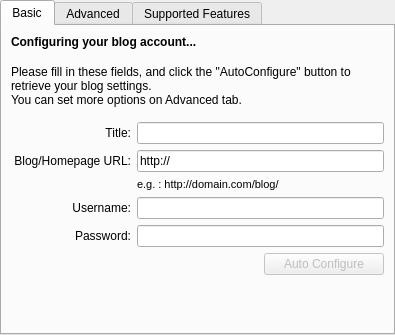
<ui version="4.0" >
 <class>AddEditBlogBase</class>
 <widget class="KTabWidget" name="AddEditBlogBase" >
  <property name="geometry" >
   <rect>
    <x>0</x>
    <y>0</y>
    <width>395</width>
    <height>335</height>
   </rect>
  </property>
  <property name="currentIndex" >
   <number>0</number>
  </property>
  <widget class="QWidget" name="tabBasic" >
   <attribute name="title" >
    <string>Basic</string>
   </attribute>
   <layout class="QGridLayout" name="gridLayout_2" >
    <item row="0" column="0" colspan="3" >
     <widget class="QLabel" name="label_18" >
      <property name="font" >
       <font>
        <weight>75</weight>
        <bold>true</bold>
       </font>
      </property>
      <property name="text" >
       <string>Configuring your blog account...</string>
      </property>
      <property name="buddy" >
       <cstring>txtUrl</cstring>
      </property>
     </widget>
    </item>
    <item row="2" column="0" colspan="3" >
     <widget class="QLabel" name="label_4" >
      <property name="sizePolicy" >
       <sizepolicy vsizetype="MinimumExpanding" hsizetype="Preferred" >
        <horstretch>0</horstretch>
        <verstretch>0</verstretch>
       </sizepolicy>
      </property>
      <property name="text" >
       <string>Please fill in these fields, and click the "AutoConfigure" button to retrieve your blog settings.
You can set more options on Advanced tab.</string>
      </property>
      <property name="scaledContents" >
       <bool>false</bool>
      </property>
      <property name="wordWrap" >
       <bool>true</bool>
      </property>
      <property name="buddy" >
       <cstring>txtUrl</cstring>
      </property>
     </widget>
    </item>
    <item row="3" column="0" colspan="3" >
     <widget class="KSeparator" name="kseparator" />
    </item>
    <item row="4" column="0" >
     <widget class="QLabel" name="label_9" >
      <property name="text" >
       <string>Title:</string>
      </property>
      <property name="alignment" >
       <set>Qt::AlignRight|Qt::AlignTrailing|Qt::AlignVCenter</set>
      </property>
     </widget>
    </item>
    <item row="5" column="0" >
     <widget class="QLabel" name="label" >
      <property name="text" >
       <string>Blog/Homepage URL:</string>
      </property>
      <property name="alignment" >
       <set>Qt::AlignRight|Qt::AlignTrailing|Qt::AlignVCenter</set>
      </property>
      <property name="buddy" >
       <cstring>txtUrl</cstring>
      </property>
     </widget>
    </item>
    <item row="5" column="1" colspan="2" >
     <widget class="KLineEdit" name="txtUrl" >
      <property name="text" >
       <string>http://</string>
      </property>
      <property name="clickMessage" >
       <string>http://YourHomePage.com</string>
      </property>
      <property name="showClearButton" stdset="0" >
       <bool>true</bool>
      </property>
     </widget>
    </item>
    <item row="6" column="1" colspan="2" >
     <widget class="QLabel" name="label_17" >
      <property name="font" >
       <font>
        <pointsize>8</pointsize>
        <weight>50</weight>
        <bold>false</bold>
       </font>
      </property>
      <property name="text" >
       <string>e.g. : http://domain.com/blog/</string>
      </property>
     </widget>
    </item>
    <item row="7" column="0" >
     <widget class="QLabel" name="label_2" >
      <property name="text" >
       <string>Username:</string>
      </property>
      <property name="alignment" >
       <set>Qt::AlignRight|Qt::AlignTrailing|Qt::AlignVCenter</set>
      </property>
      <property name="buddy" >
       <cstring>txtUser</cstring>
      </property>
     </widget>
    </item>
    <item row="7" column="1" colspan="2" >
     <widget class="KLineEdit" name="txtUser" />
    </item>
    <item row="8" column="0" >
     <widget class="QLabel" name="label_3" >
      <property name="text" >
       <string>Password:</string>
      </property>
      <property name="alignment" >
       <set>Qt::AlignRight|Qt::AlignTrailing|Qt::AlignVCenter</set>
      </property>
      <property name="buddy" >
       <cstring>txtPass</cstring>
      </property>
     </widget>
    </item>
    <item row="8" column="1" colspan="2" >
     <widget class="KLineEdit" name="txtPass" >
      <property name="echoMode" >
       <enum>QLineEdit::Password</enum>
      </property>
      <property name="urlDropsEnabled" >
       <bool>false</bool>
      </property>
      <property name="showClearButton" stdset="0" >
       <bool>true</bool>
      </property>
      <property name="passwordMode" >
       <bool>true</bool>
      </property>
     </widget>
    </item>
    <item row="9" column="0" colspan="2" >
     <spacer name="horizontalSpacer_2" >
      <property name="orientation" >
       <enum>Qt::Horizontal</enum>
      </property>
      <property name="sizeHint" stdset="0" >
       <size>
        <width>40</width>
        <height>20</height>
       </size>
      </property>
     </spacer>
    </item>
    <item row="9" column="2" >
     <widget class="KPushButton" name="btnAutoConf" >
      <property name="enabled" >
       <bool>false</bool>
      </property>
      <property name="text" >
       <string>Auto Configure</string>
      </property>
     </widget>
    </item>
    <item row="10" column="0" colspan="3" >
     <spacer name="verticalSpacer_2" >
      <property name="orientation" >
       <enum>Qt::Vertical</enum>
      </property>
      <property name="sizeType" >
       <enum>QSizePolicy::Expanding</enum>
      </property>
      <property name="sizeHint" stdset="0" >
       <size>
        <width>0</width>
        <height>0</height>
       </size>
      </property>
     </spacer>
    </item>
    <item row="1" column="0" colspan="3" >
     <widget class="KSeparator" name="kseparator_4" />
    </item>
    <item row="4" column="1" colspan="2" >
     <widget class="KLineEdit" name="lblTitle" />
    </item>
   </layout>
  </widget>
  <widget class="QWidget" name="tabAdvanced" >
   <attribute name="title" >
    <string>Advanced</string>
   </attribute>
   <layout class="QGridLayout" name="gridLayout_3" >
    <item row="0" column="0" colspan="3" >
     <widget class="QLabel" name="label_5" >
      <property name="font" >
       <font>
        <weight>75</weight>
        <bold>true</bold>
       </font>
      </property>
      <property name="text" >
       <string>Configuring your blog account...</string>
      </property>
      <property name="buddy" >
       <cstring>txtUrl</cstring>
      </property>
     </widget>
    </item>
    <item row="2" column="0" >
     <widget class="QLabel" name="label_6" >
      <property name="text" >
       <string comment="Name of the API which is used to communicate with Blog" >API:</string>
      </property>
      <property name="alignment" >
       <set>Qt::AlignRight|Qt::AlignTrailing|Qt::AlignVCenter</set>
      </property>
      <property name="buddy" >
       <cstring>comboApi</cstring>
      </property>
     </widget>
    </item>
    <item row="2" column="1" >
     <widget class="KComboBox" name="comboApi" >
      <item>
       <property name="text" >
        <string>Blogger 1.0 API</string>
       </property>
      </item>
      <item>
       <property name="text" >
        <string>MetaWeblog API</string>
       </property>
      </item>
      <item>
       <property name="text" >
        <string>MovableType API</string>
       </property>
      </item>
      <item>
       <property name="text" >
        <string>Wordpress</string>
       </property>
      </item>
      <item>
       <property name="text" >
        <string>Blogspot.com</string>
       </property>
      </item>
     </widget>
    </item>
    <item row="2" column="2" >
     <spacer name="horizontalSpacer" >
      <property name="orientation" >
       <enum>Qt::Horizontal</enum>
      </property>
      <property name="sizeType" >
       <enum>QSizePolicy::Preferred</enum>
      </property>
      <property name="sizeHint" stdset="0" >
       <size>
        <width>20</width>
        <height>20</height>
       </size>
      </property>
     </spacer>
    </item>
    <item row="3" column="0" >
     <widget class="QLabel" name="label_7" >
      <property name="text" >
       <string>Blog ID:</string>
      </property>
      <property name="alignment" >
       <set>Qt::AlignRight|Qt::AlignTrailing|Qt::AlignVCenter</set>
      </property>
      <property name="buddy" >
       <cstring>txtId</cstring>
      </property>
     </widget>
    </item>
    <item row="3" column="1" >
     <widget class="KLineEdit" name="txtId" />
    </item>
    <item row="3" column="2" >
     <widget class="KPushButton" name="btnFetch" >
      <property name="sizePolicy" >
       <sizepolicy vsizetype="Fixed" hsizetype="Expanding" >
        <horstretch>0</horstretch>
        <verstretch>0</verstretch>
       </sizepolicy>
      </property>
      <property name="maximumSize" >
       <size>
        <width>100</width>
        <height>16777215</height>
       </size>
      </property>
      <property name="text" >
       <string comment="verb, fetch the blog id from the web" >Fetch ID</string>
      </property>
     </widget>
    </item>
    <item row="5" column="0" colspan="3" >
     <spacer name="verticalSpacer" >
      <property name="orientation" >
       <enum>Qt::Vertical</enum>
      </property>
      <property name="sizeHint" stdset="0" >
       <size>
        <width>20</width>
        <height>0</height>
       </size>
      </property>
     </spacer>
    </item>
    <item row="4" column="0" >
     <widget class="QLabel" name="label_8" >
      <property name="lineWidth" >
       <number>1</number>
      </property>
      <property name="text" >
       <string comment="Default direction of text in the blog" >Default text direction:</string>
      </property>
      <property name="alignment" >
       <set>Qt::AlignRight|Qt::AlignTrailing|Qt::AlignVCenter</set>
      </property>
      <property name="buddy" >
       <cstring>comboDir</cstring>
      </property>
     </widget>
    </item>
    <item row="4" column="1" >
     <widget class="KComboBox" name="comboDir" >
      <item>
       <property name="text" >
        <string>Left to right</string>
       </property>
      </item>
      <item>
       <property name="text" >
        <string>Right to left</string>
       </property>
      </item>
     </widget>
    </item>
    <item row="1" column="0" colspan="3" >
     <widget class="KSeparator" name="kseparator_2" />
    </item>
   </layout>
  </widget>
  <widget class="QWidget" name="tab" >
   <attribute name="title" >
    <string>Supported Features</string>
   </attribute>
   <layout class="QGridLayout" name="gridLayout" >
    <item row="2" column="0" >
     <widget class="QLabel" name="label_11" >
      <property name="text" >
       <string>Create/Modify post :</string>
      </property>
      <property name="alignment" >
       <set>Qt::AlignRight|Qt::AlignTrailing|Qt::AlignVCenter</set>
      </property>
     </widget>
    </item>
    <item row="2" column="1" >
     <widget class="QLabel" name="featureCreatePost" >
      <property name="text" >
       <string>Unknown</string>
      </property>
     </widget>
    </item>
    <item row="17" column="0" colspan="2" >
     <spacer name="verticalSpacer_3" >
      <property name="orientation" >
       <enum>Qt::Vertical</enum>
      </property>
      <property name="sizeType" >
       <enum>QSizePolicy::Expanding</enum>
      </property>
      <property name="sizeHint" stdset="0" >
       <size>
        <width>20</width>
        <height>0</height>
       </size>
      </property>
     </spacer>
    </item>
    <item row="9" column="0" >
     <widget class="QLabel" name="label_14" >
      <property name="text" >
       <string>Support categories :</string>
      </property>
      <property name="alignment" >
       <set>Qt::AlignRight|Qt::AlignTrailing|Qt::AlignVCenter</set>
      </property>
     </widget>
    </item>
    <item row="10" column="0" >
     <widget class="QLabel" name="label_16" >
      <property name="text" >
       <string>Support tags :</string>
      </property>
      <property name="alignment" >
       <set>Qt::AlignRight|Qt::AlignTrailing|Qt::AlignVCenter</set>
      </property>
     </widget>
    </item>
    <item row="9" column="1" >
     <widget class="QLabel" name="featureCategories" >
      <property name="text" >
       <string>Unknown</string>
      </property>
     </widget>
    </item>
    <item row="10" column="1" >
     <widget class="QLabel" name="featureTags" >
      <property name="text" >
       <string>Unknown</string>
      </property>
     </widget>
    </item>
    <item row="3" column="0" >
     <widget class="QLabel" name="label_22" >
      <property name="text" >
       <string>Remove post :</string>
      </property>
      <property name="alignment" >
       <set>Qt::AlignRight|Qt::AlignTrailing|Qt::AlignVCenter</set>
      </property>
     </widget>
    </item>
    <item row="3" column="1" >
     <widget class="QLabel" name="featureRemovePost" >
      <property name="text" >
       <string>Unknown</string>
      </property>
     </widget>
    </item>
    <item row="4" column="0" >
     <widget class="QLabel" name="label_12" >
      <property name="text" >
       <string>Fetch recent posts :</string>
      </property>
      <property name="alignment" >
       <set>Qt::AlignRight|Qt::AlignTrailing|Qt::AlignVCenter</set>
      </property>
     </widget>
    </item>
    <item row="4" column="1" >
     <widget class="QLabel" name="featurRecentPosts" >
      <property name="text" >
       <string>Unknown</string>
      </property>
     </widget>
    </item>
    <item row="5" column="0" >
     <widget class="QLabel" name="label_20" >
      <property name="text" >
       <string>Multipaged post :</string>
      </property>
      <property name="alignment" >
       <set>Qt::AlignRight|Qt::AlignTrailing|Qt::AlignVCenter</set>
      </property>
     </widget>
    </item>
    <item row="5" column="1" >
     <widget class="QLabel" name="featureMultipagedPosts" >
      <property name="text" >
       <string>Unknown</string>
      </property>
     </widget>
    </item>
    <item row="0" column="0" colspan="2" >
     <widget class="QLabel" name="label_10" >
      <property name="text" >
       <string>Note: You can see list of supported features for your blog after configuration!</string>
      </property>
      <property name="wordWrap" >
       <bool>true</bool>
      </property>
     </widget>
    </item>
    <item row="15" column="0" >
     <widget class="QLabel" name="label_13" >
      <property name="text" >
       <string>Upload media :</string>
      </property>
      <property name="alignment" >
       <set>Qt::AlignRight|Qt::AlignTrailing|Qt::AlignVCenter</set>
      </property>
     </widget>
    </item>
    <item row="15" column="1" >
     <widget class="QLabel" name="featureUploadMedia" >
      <property name="text" >
       <string>Unknown</string>
      </property>
     </widget>
    </item>
    <item row="16" column="0" >
     <widget class="QLabel" name="label_15" >
      <property name="text" >
       <string>Create new category :</string>
      </property>
      <property name="alignment" >
       <set>Qt::AlignRight|Qt::AlignTrailing|Qt::AlignVCenter</set>
      </property>
     </widget>
    </item>
    <item row="16" column="1" >
     <widget class="QLabel" name="featureCreateCategory" >
      <property name="text" >
       <string>Unknown</string>
      </property>
     </widget>
    </item>
    <item row="1" column="0" colspan="2" >
     <widget class="KSeparator" name="kseparator_3" />
    </item>
   </layout>
  </widget>
 </widget>
 <customwidgets>
  <customwidget>
   <class>KComboBox</class>
   <extends>QComboBox</extends>
   <header>kcombobox.h</header>
  </customwidget>
  <customwidget>
   <class>KLineEdit</class>
   <extends>QLineEdit</extends>
   <header>klineedit.h</header>
  </customwidget>
  <customwidget>
   <class>KPushButton</class>
   <extends>QPushButton</extends>
   <header>kpushbutton.h</header>
  </customwidget>
  <customwidget>
   <class>KSeparator</class>
   <extends>QFrame</extends>
   <header>kseparator.h</header>
  </customwidget>
  <customwidget>
   <class>KTabWidget</class>
   <extends>QTabWidget</extends>
   <header>ktabwidget.h</header>
   <container>1</container>
  </customwidget>
 </customwidgets>
 <tabstops>
  <tabstop>txtUrl</tabstop>
  <tabstop>txtUser</tabstop>
  <tabstop>txtPass</tabstop>
  <tabstop>btnAutoConf</tabstop>
  <tabstop>comboApi</tabstop>
  <tabstop>txtId</tabstop>
  <tabstop>btnFetch</tabstop>
  <tabstop>comboDir</tabstop>
 </tabstops>
 <resources/>
 <connections/>
</ui>
